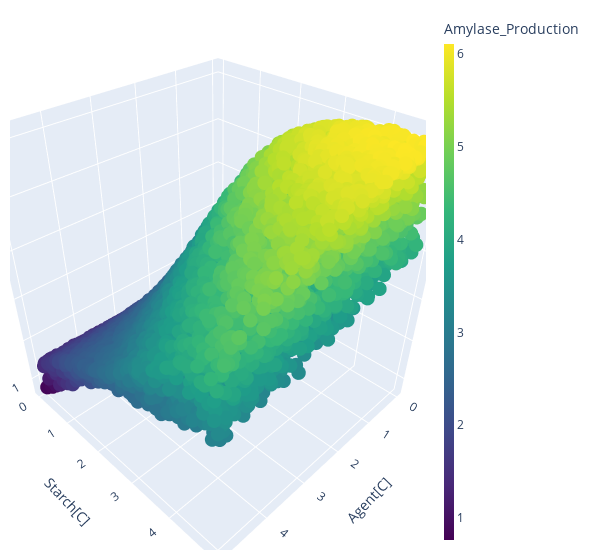

Notebook source saved alongside this figure:
### Code cell
fig = go.Figure(data=[go.Scatter3d(x=DF_S["Agent"], y=DF_S["Starch"],z=DF_S["Amylase_Production"],mode='markers',
                                        marker=dict(
        size=5,
        color=DF_S["Amylase_Production"],                # set color to an array/list of desired values
        colorscale='Viridis',   # choose a colorscale
        opacity=1,
        colorbar=dict(thickness=10,title="Amylase_Production")),
                                  )])
fig.update_layout(scene = dict(
                    xaxis_title='Agent[C]',
                    yaxis_title='Starch[C]',
                    zaxis_title='Amylase Export'),
                    width=600,
                    margin=dict(r=20, b=10, l=10, t=10))

fig.show()

### Figure 1 — Plotly figure (JSON) as saved in the notebook; plotly's stock layout.template omitted (floating-point values rounded to 4 significant figures; data arrays with more than 128 entries replaced by an {"elided": "..."} marker saying what was removed)
{"data": [{"marker": {"color": {"elided": "10000 float values"}, "colorbar": {"thickness": 10, "title": {"text": "Amylase_Production"}}, "colorscale": [[0, "#440154"], [0.1111, "#482878"], [0.2222, "#3e4989"], [0.3333, "#31688e"], [0.4444, "#26828e"], [0.5556, "#1f9e89"], [0.6667, "#35b779"], [0.7778, "#6ece58"], [0.8889, "#b5de2b"], [1, "#fde725"]], "opacity": 1, "size": 5}, "mode": "markers", "type": "scatter3d", "x": {"elided": "10000 float values"}, "y": {"elided": "10000 float values"}, "z": {"elided": "10000 float values"}}], "layout": {"margin": {"b": 10, "l": 10, "r": 20, "t": 10}, "scene": {"xaxis": {"title": {"text": "Agent[C]"}}, "yaxis": {"title": {"text": "Starch[C]"}}, "zaxis": {"title": {"text": "Amylase Export"}}}, "width": 600}}
